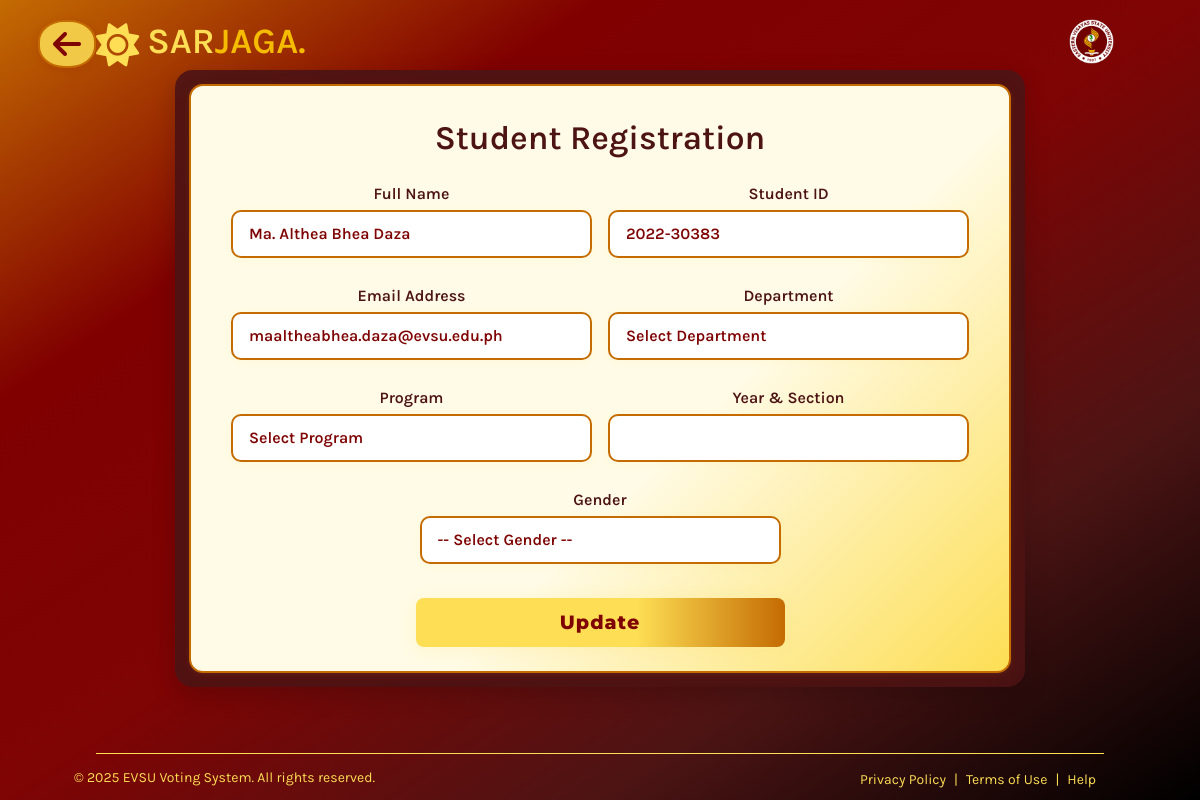
/register.php?id=63, run on the app's committed database.
### tables this page shows
CREATE TABLE `students_registration` (
  `id` int(11) NOT NULL,
  `fullname` varchar(255) NOT NULL,
  `student_id` varchar(15) NOT NULL,
  `email` varchar(255) DEFAULT NULL,
  `department` varchar(255) DEFAULT NULL,
  `program` varchar(255) DEFAULT NULL,
  `qr_code_path` varchar(255) NOT NULL,
  `gender` enum('Male','Female') NOT NULL,
  `section` varchar(50) NOT NULL,
  `created_at` timestamp NOT NULL DEFAULT current_timestamp(),
  `otp` varchar(10) DEFAULT NULL,
  `status` enum('pending','verified') DEFAULT 'pending'
);

### register.php (the view, shortened to what this page needs)
<?php
include 'db.php';
$fullname = "";
$student_id = "";
$update_mode = false;
$section = "";
$email = "";
if (isset($_GET['id'])) {
    $id = intval($_GET['id']);
    $update_mode = true;
    $sql = "SELECT fullname, student_id, qr_code_path, email FROM students_registration WHERE id = $id";
    $result = $conn->query($sql);
    if ($result && $row = $result->fetch_assoc()) {
        $fullname = $row['fullname'];
        $student_id = $row['student_id'];
        $email = $row['email'];
    }
}
?>
<!DOCTYPE html>
<html lang="en">
<head>
    <link href="https://cdn.jsdelivr.net/npm/bootstrap@5.3.0-alpha3/dist/css/bootstrap.min.css" rel="stylesheet">
    <link rel="stylesheet" href="https://cdnjs.cloudflare.com/ajax/libs/font-awesome/6.5.0/css/all.min.css">
</head>
<body>
<a href="Homepage.html" class="back-icon entrance-animate" title="Back to Homepage">
    <i class="fas fa-arrow-left"></i>
</a>
<header class="entrance-animate">
  <nav>
    <div class="logo">
      <a href="Homepage.html"><i class="fas fa-sun" style="margin-right: 8px;"></i>SAR<span>JAGA.</span></a>
    </div>
    <ul>
        <li class="evsu-logo-nav">
            <a href="#">
            <img src="Images/EvsuLogo.png" alt="EVSU Logo">
            </a>
        </li>
    </ul>
  </nav>
</header>
<div class="flex-container entrance-animate">
    <div class="main-container">
        <div class="form-section">
            <h2 class="mb-4 text-center">Student Registration</h2>
        <form method="POST" action="">
        <div class="row gx-3 gy-2">
            <div class="col-md-6">
            <label for="fullname" class="form-label">Full Name</label>
            <input type="text" class="form-control" id="fullname" name="fullname" value="<?php echo htmlspecialchars($fullname); ?>" required>
            </div>
            <div class="col-md-6">
            <label for="student_id" class="form-label">Student ID</label>
            <input type="text" class="form-control" id="student_id" name="student_id" value="<?php echo htmlspecialchars($student_id); ?>" required>
            </div>
             <div class="col-md-6">
                    <label for="email" class="form-label">Email Address</label>
                    <input type="email" class="form-control" id="email" name="email"
                        value="<?= htmlspecialchars($email ?? '') ?>" required
                        pattern="^[a-zA-Z0-9._%+-]+@evsu\.edu\.ph$"
                        title="Please use your @evsu.edu.ph email address.">
                </div>
            <div class="col-md-6">
            <label for="department" class="form-label">Department</label>
            <select class="form-select" id="department" name="department" required onchange="updateProgramOptions()">
                <option value="">Select Department</option>
            </select>
            </div>
            <div class="col-md-6">
            <label for="program" class="form-label">Program</label>
            <select class="form-select" id="program" name="program" required>
                <option value="">Select Program</option>
            </select>
            </div>
            <div class="col-md-6">
            <label for="section" class="form-label">Year & Section</label>
            <input type="text" name="section" value="<?= htmlspecialchars($section ?? '') ?>" required class="form-control">
            </div>
            <div class="col-md-6"  id="gender-container">
            <label for="gender" class="form-label">Gender</label>
            <select name="gender" required class="form-select">
                <option value="">-- Select Gender --</option>
            </select>
            </div>
            <div class="col-12 d-flex justify-content-center mt-2">
            <?php if ($update_mode): ?>
                <button type="submit" class="btn btn-warning w-50" onclick="return confirm('Are you sure you want to update this record?')">Update</button>
            <?php else: ?>
                <button type="submit" class="btn btn-primary w-50">Register</button>
            <?php endif; ?>
            </div>
        </div>
        </form>
        </div>
        </div>
    </div>
  <footer class="entrance-animate">
    <p>&copy; 2025 EVSU Voting System. All rights reserved.</p>
    <nav>
      <a href="#">Privacy Policy </a> | <a href="#">Terms of Use </a> | <a href="#">Help</a>
    </nav>
  </footer>
</body>
</html>

### data on the page
students_registration: fullname "Ma. Althea Bhea Daza", student_id "2022-30383", email "maaltheabhea.daza@evsu.edu.ph"
